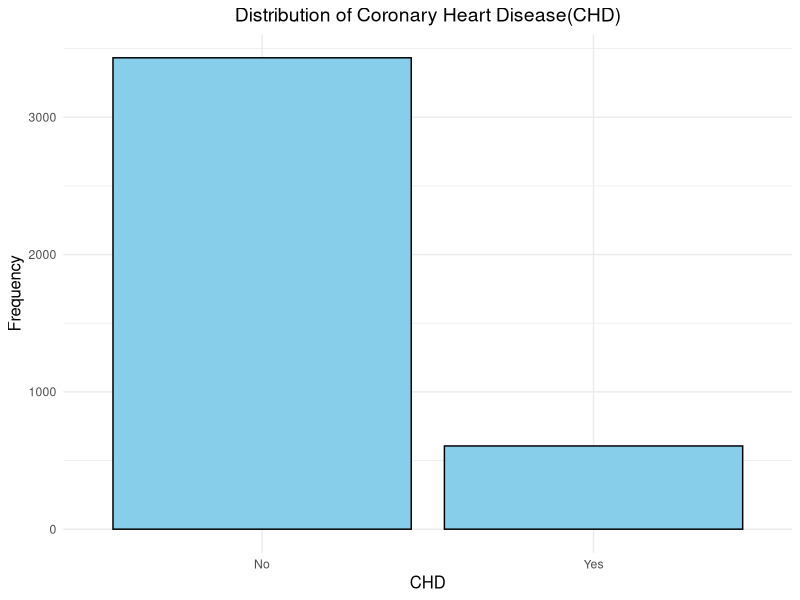
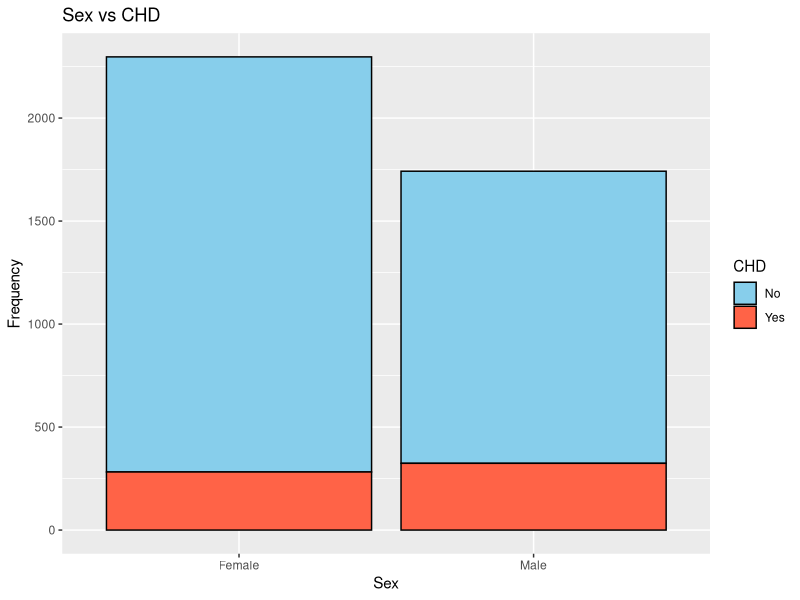
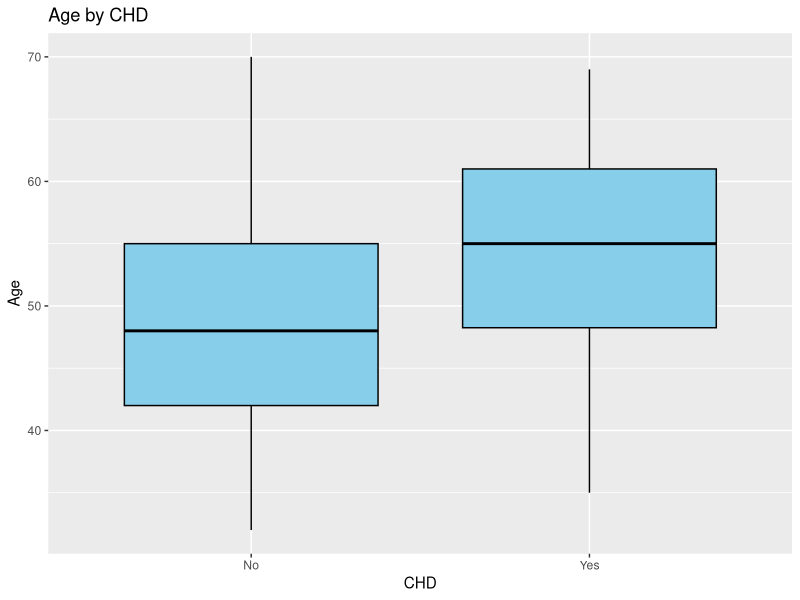
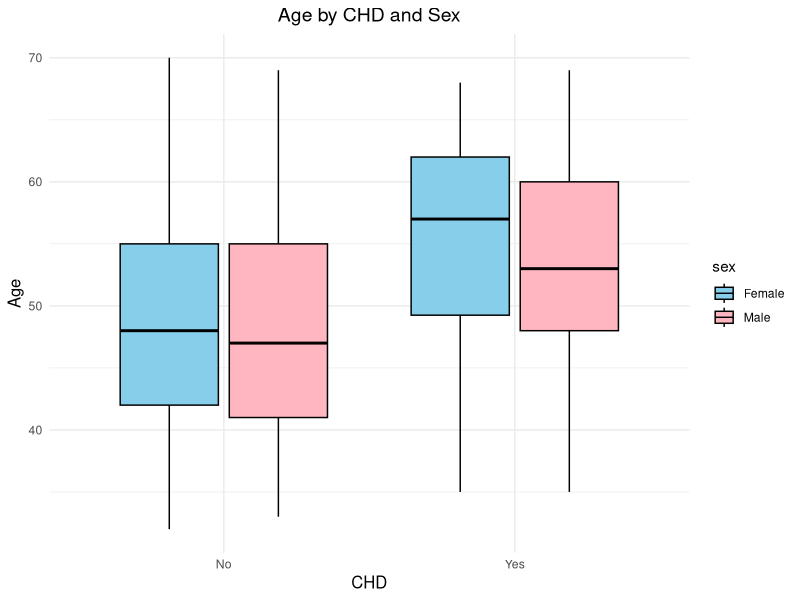
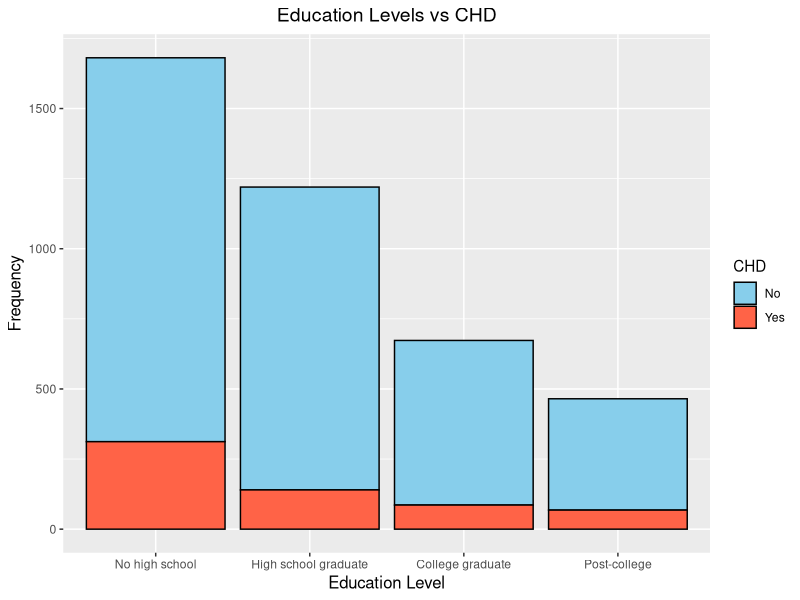
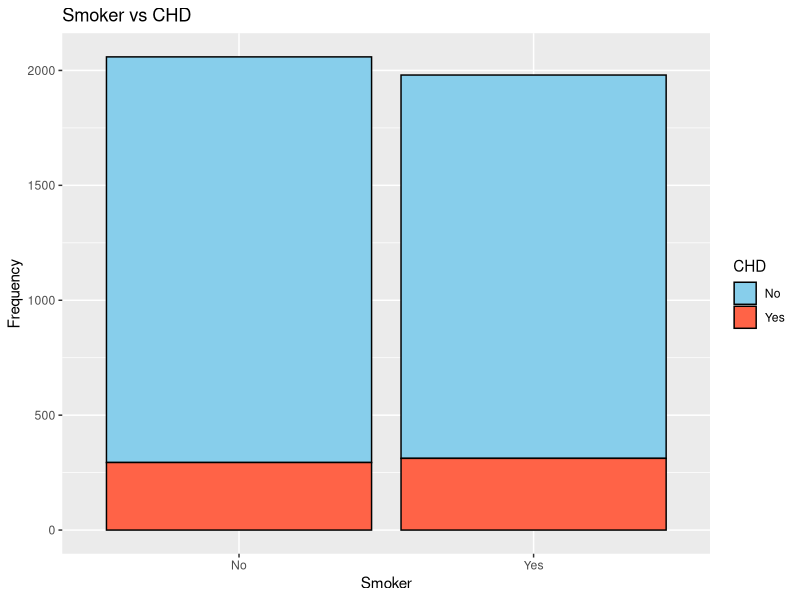
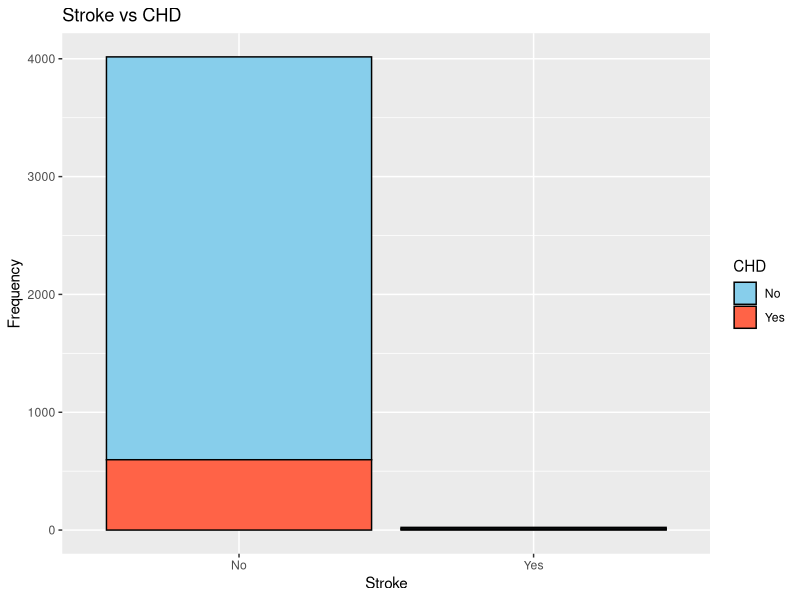
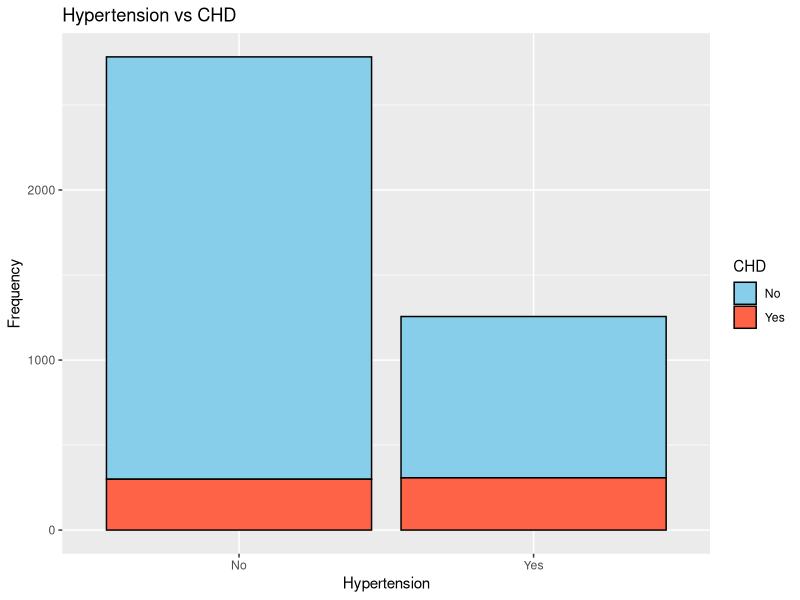

Generate these figures, in order, with R:
## ---- chunk 1
knitr::opts_chunk$set(warning=FALSE,
message=FALSE,
tidy.opts=list(width.cutoff = 80),
tidy = FALSE)
## ---- chunk 2
library(pROC)
library(caret)
library(tidyverse)
library(class)
library(ggplot2)
if (!require(ROCR)) {
    install.packages(ROCR)
    library(ROCR)
}
## ---- chunk 3
#load the data set and view data
chd_df <- read_csv("chd.csv", show_col_types = FALSE)
data_size = dim(chd_df)
#View(chd_df)
sprintf("Records: %d Features: %d", data_size[1], data_size[2])
## ---- chunk 4
#check missing values
check_missing_values <- function(data) {
  sprintf("#NaN values: %d", sum(is.na(data)))
  colSums(is.na(data))
}

check_missing_values(chd_df)
## ---- chunk 5
data_df <- na.omit(chd_df)
check_missing_values(data_df)
dim(data_df)
## ---- chunk 6
# convert categorical into factor
data_df$sex <- as.factor(data_df$sex)
data_df$smoker <- as.factor(data_df$smoker)
data_df$stroke <- as.factor(data_df$stroke)
data_df$HTN <- as.factor(data_df$HTN)
data_df$diabetes <- as.factor(data_df$diabetes)
data_df$HTN <- as.factor(data_df$HTN)
data_df$education <- as.factor(data_df$education)

# Convert CHD to a binary factor (0 = No CHD, 1 = CHD)
data_df$CHD <- as.factor(data_df$CHD)

#check structure again
str(data_df)
## ---- chunk 7
summary(data_df)
## ---- chunk 8
#check structure and compute Pearson's r correlation
str(data_df)
correlation <- cor(dplyr::select(data_df, age, cpd, chol, DBP, BMI, HR))
correlation
#DBP and BMI (0.38): This is a moderate positive correlation. This suggests that higher blood pressure tends to be associated with higher BMI, which is a common finding in #health data (e.g., obesity is linked with high blood pressure).Age and Cholesterol (0.27): This is a moderate positive correlation. As age increases, cholesterol levels #tend to increase as well. This is worth noting since age is a known risk factor for heart-related conditions.

## ---- chunk 9
# a high class imbalance between the target class
ggplot(data = data_df, aes(x = CHD)) +
  geom_bar(fill="skyblue", color="black") +
  labs(title="Distribution of Coronary Heart Disease(CHD)", x = "CHD", y ="Frequency") +
  theme_minimal() +
  theme(
    plot.title = element_text(hjust = 0.5, size = 14),
    axis.title = element_text(size = 12)
  )
#prop.table(table(data_df$CHD))
## ---- chunk 10
#our target variable is CHD, let's analyze it's relation with the other attributes
# proportion of chd between male and female
ggplot(data = data_df, aes(x = sex, fill = CHD)) + 
  geom_bar(color = "black") +
  labs(title = "Sex vs CHD",x = "Sex", y = "Frequency") +
  scale_fill_manual(values = c("No" = "skyblue", "Yes" = "tomato"))
  theme_minimal() +
  theme(
    plot.title = element_text(hjust = 0.5, size = 14),
    axis.title = element_text(size = 12)
  )

prop.table(table(data_df$sex, data_df$CHD))
## ---- chunk 11
str(data_df)
## ---- chunk 12
# seems like on average those who got chd are older than those who don't 
ggplot(data = data_df, aes(x = CHD, y = age)) +
  geom_boxplot(fill = "skyblue", color = "black") +
  labs(title = "Age by CHD", x = "CHD", y = "Age")

#age and sex make sense; which is normally high for male but as menopause starts it's getting worst for females
ggplot(data = data_df, aes(x = CHD, y = age, fill = sex)) +
  geom_boxplot(color = "black") +
  labs(title = "Age by CHD and Sex", x = "CHD", y = "Age") +
  scale_fill_manual(values = c("skyblue", "lightpink")) + 
  theme_minimal() +
  theme(
    plot.title = element_text(hjust = 0.5, size = 14),
    axis.title = element_text(size = 12)
  )

#biased towards general public (less college degree) so not appropriate to compare
ggplot(data = data_df, aes(x = factor(education, levels=c(1, 2, 3, 4), labels=c("No high school", "High school graduate", "College graduate", "Post-college")), fill = CHD)) + 
  geom_bar(color = "black") +
  labs(title = "Education Levels vs CHD",x = "Education Level", y = "Frequency") +
  scale_fill_manual(values = c("No" = "skyblue", "Yes" = "tomato")) +
  theme(
    plot.title = element_text(hjust = 0.5, size = 14),
    axis.title = element_text(size = 12)
  )

prop.table(table(data_df$education, data_df$CHD))

# smoking seems doesn't have an effect on getting chd based on the data
ggplot(data = data_df, aes(x = factor(smoker, levels = c(0, 1), labels = c("No", "Yes")), fill = CHD)) + 
  geom_bar(color = "black") +
  labs(title = "Smoker vs CHD",x = "Smoker", y = "Frequency") +
  scale_fill_manual(values = c("No" = "skyblue", "Yes" = "tomato"))

prop.table(table(data_df$smoker, data_df$CHD))

# stroke seems not an issue
ggplot(data = data_df, aes(x = factor(stroke, levels = c(0, 1), labels = c("No", "Yes")), fill = CHD)) + 
  geom_bar(color = "black") +
  labs(title = "Stroke vs CHD",x = "Stroke", y = "Frequency") +
  scale_fill_manual(values = c("No" = "skyblue", "Yes" = "tomato"))

prop.table(table(data_df$stroke, data_df$CHD))

#hypertension almost no effect
ggplot(data = data_df, aes(x = factor(HTN, levels = c(0, 1), labels = c("No", "Yes")), fill = CHD)) + 
  geom_bar(color = "black") +
  labs(title = "Hypertension vs CHD",x = "Hypertension", y = "Frequency") +
  scale_fill_manual(values = c("No" = "skyblue", "Yes" = "tomato"))

prop.table(table(data_df$HTN, data_df$CHD))

#not clear 
ggplot(data = data_df, aes(x = factor(diabetes, levels = c(0, 1), labels = c("No", "Yes")), fill = CHD)) + 
  geom_bar(color = "black") +
  labs(title = "Diabetes vs CHD",x = "Diabetes", y = "Frequency") +
  scale_fill_manual(values = c("No" = "skyblue", "Yes" = "tomato"))

prop.table(table(data_df$diabetes, data_df$CHD))
  

#people who developed chd tends to have higher cholesterol level on average and there are more extreme cholesterol in those who developed
ggplot(data = data_df, aes(x = CHD, y = chol)) +
  geom_boxplot(color = "black", fill="skyblue") +
  labs(title = "Cholestrol Level and CHD", x = "CHD", y = "Cholestrol Level") +
  scale_fill_manual(values = c("skyblue", "lightpink")) + 
  theme_minimal()

#similar trend as cholesterol level
ggplot(data = data_df, aes(x = CHD, y = DBP)) +
  geom_boxplot(color = "black", fill="skyblue") +
  labs(title = "Diastolic blood pressure and CHD", x = "CHD", y = "Diastolic blood pressure Level") +
  scale_fill_manual(values = c("skyblue", "lightpink")) + 
  theme_minimal()

#similar trend as cholesterol level
ggplot(data = data_df, aes(x = CHD, y = BMI)) +
  geom_boxplot(color = "black", fill="skyblue") +
  labs(title = "Body Mass Index and CHD", x = "CHD", y = "Body Mass Index") +
  scale_fill_manual(values = c("skyblue", "lightpink")) + 
  theme_minimal()

#similar trend as cholesterol level
ggplot(data = data_df, aes(x = CHD, y = HR)) +
  geom_boxplot(color = "black", fill="skyblue") +
  labs(title = "Heart Rate and CHD", x = "CHD", y = "Heart Rate") +
  scale_fill_manual(values = c("skyblue", "lightpink")) +
  theme_minimal()

ggplot(data = data_df, aes(x = CHD, y = cpd)) +
  geom_boxplot(color = "black", fill="skyblue") +
  labs(title = "Cigarettes per day and CHD", x = "CHD", y = "Cigarettes per day") +
  scale_fill_manual(values = c("skyblue", "lightpink")) +
  theme_minimal()


ggplot(data = data_df, aes(x = age, y = chol, color = CHD)) +
  geom_line(size = 1) +
  labs(title = "Yearly Values Trend", x = "Year", y = "Value") +
  theme_minimal()
## ---- chunk 13
split_data <- function(data, train_size) {
  # Set seed for reproducibility
  set.seed(123) 
  
  # Create train-test split with stratified sampling
  trainIndex <- createDataPartition(data$CHD, p = train_size, list = FALSE)
  
  train_set <- data[trainIndex, ]
  test_set <- data[-trainIndex, ]
  
  # Check class distribution in train and test sets
  print(table(train_set$CHD) / nrow(train_set))
  print(table(test_set$CHD) / nrow(test_set))
  
  # Return as a list
  return(list(train = train_set, test = test_set))
}

# split the data
train_test_set <- split_data(data = data_df, train_size = 0.7)

# Access train and test sets
train_set <- train_test_set$train
test_set <- train_test_set$test
## ---- chunk 14
#fit with all features 
log_reg_all <- glm(CHD ~ .,
    data = train_set,
    family = binomial
)

summary(log_reg_all)
## ---- chunk 15
#str(data_df)
#Convert categorical into number not factors
data_df$sex <- as.numeric(data_df$sex) - 1
data_df$CHD <- as.numeric(data_df$CHD) - 1

#Apply one-hot encoding for education level
dummies <- dummyVars(~ education, data = data_df)
education_on_hot <- data.frame(predict(dummies, newdata = data_df))

#Remove the original "education" column from data_df
data_df <- dplyr::select(data_df, -education)

#Merge back the new one-hot encoded columns to the data_df
data_final_df <- cbind(data_df, education_on_hot)

#split the data into train and test
train_test_set_knn <- split_data(data = data_df, train_size = 0.7)

# Access train and test sets
train_set_knn <- train_test_set_knn$train
test_set_knn <- train_test_set_knn$test

# to put continuous variables on the same scale
standardize = TRUE

cont_variables = c("age", "BMI", "DBP", "chol", "cpd", "HR")

if(standardize) {

  train_set[, cont_variables] <- scale(train_set[, cont_variables])
  test_set[, cont_variables] <- scale(test_set[, cont_variables], 
                                      center = colMeans(train_set[, cont_variables]), 
                                      scale = apply(train_set[, cont_variables], 2, sd))
}

y_train <- train_set$CHD
x_train <- dplyr::select(train_set, cont_variables)
x_test <- dplyr::select(test_set, cont_variables)
y_test <- test_set$CHD
## ---- chunk 16
# check the dummy variable for chd
#contrasts(train_set$CHD)

#predict the test dataset
log_pred_probs <- predict(log_reg_all, newdata = test_set, type = "response")

# A function to plot roc for logistic regression
plot_roc_logistic <- function (fpr, tpr, auc_value) {
  ggplot(roc_data, aes(x = fpr, y = tpr)) +
    geom_line(color = "blue", size = 1) +
    geom_abline(slope = 1, intercept = 0, linetype = "dashed", color = "gray") +
    labs(
      title = paste("Logistic Regression ROC Curve (AUC =", round(auc_value, 3), ")"),
      x = "False Positive Rate (FPR)",
      y = "True Positive Rate (TPR)"
    ) +
    theme_minimal() + 
    theme(
      plot.title = element_text(hjust = 0.5, size = 14),
      axis.title = element_text(size = 12)
    )
}

# Compute ROC curve
roc_obj <- roc(test_set$CHD, log_pred_probs)

roc_data <- data.frame(
  thresholds = roc_obj$thresholds,
  TPR = roc_obj$sensitivities, #Recall
  FPR = 1 - roc_obj$specificities #FPR
)

#remove the -inf threshold (all predicted as chd yes)
roc_data <- roc_data[roc_data$thresholds != -Inf, ]

#plot logic roc curve
plot_roc_logistic(roc_data$FPR, roc_data$TPR, roc_obj$auc)
## ---- chunk 17
#Plot recall vs thresholds
plot_recall_vs_thresholds <- function(data, pick_threshold = 0.5) {
  ggplot(data, aes(x = thresholds, y = TPR)) +
      geom_line(color = "blue", size = 1) +
      geom_vline(xintercept = pick_threshold, linetype = "dashed", color = "red") +
      labs(
        title = paste("Logistic Regression Recall Vs Thresholds"),
        x = "Thresholds",
        y = "Recall"
      ) +
      theme_minimal() + 
      theme(
        plot.title = element_text(hjust = 0.5, size = 14),
        axis.title = element_text(size = 12)
      )
}

#plot recall over set of threshold values
#plot_recall_vs_thresholds(roc_data)

#set the threshold that maximize TPR
threshold <- roc_data$thresholds[roc_data$TPR >= 0.8]
threshold_top <- c(min(threshold), max(threshold))
#print(c("Threshold", threshold_top))

#plot recall over set of thresholds with a reference threshold = 0.1
plot_recall_vs_thresholds(roc_data, threshold_top)

# Compute the prediction based on the specified threshold
log_preds <- rep("No", nrow(test_set)) # A "placeholder" filled with as many No values as the number of observations
log_preds[log_pred_probs > threshold_top[2]] <- "Yes" # replace with Yes values according to the log_probs threshold

# confusion matrix
confusion_matrix <- table(log_preds, test_set$CHD)
#confusion_matrix

# accuracy, which is not a good indicator of fit for imbalance data but we now biased towards the Yes class it's fair
# True Positives (TP) - Correctly predicted "Yes"
TP <- sum(log_preds == "Yes" & test_set$CHD == "Yes")

# False Positives (FP) - Incorrectly predicted "Yes"
FP <- sum(log_preds == "Yes" & test_set$CHD == "No")

# Precision (Accuracy for "Yes" class)
precision_yes <- TP / (TP + FP)
#precision_yes

#mean(log_preds == test_set$CHD)
## ---- chunk 18
#Pick odd number of k sample values
k_values <- seq(3, 25, 2)
k_recalls <- c()
k_auc <- c()

fit_knn_model <- function(k) {
  #Fit KNN and get the probabilities of the wining class
  knn_pred <- knn(x_train, x_test, y_train, prob = TRUE, k = k)
  knn_prob <- attr(knn_pred, "prob")
  #print(summary(knn_pred))
  #Pick only the probability of yes
  knn_prob <- ifelse(knn_pred == "Yes", knn_prob, 1 - knn_prob)  # Ensure positive class probability
  
  # Compute ROC and AUC
  roc_obj <- roc(y_test, knn_prob)
  
  #Compute AUC value
  auc_value <- auc(roc_obj)
  
  #Compute confusion matrix
  conf_mat <- table(knn_pred, y_test)
  
  #recall (sensitivity)
  recall <- conf_mat[4] / (conf_mat[4] + conf_mat[3])
  
  k_recalls <<- c(k_recalls, recall)
  k_auc <<- c(k_auc, auc_value)
}

#Run knn for different k values and record recall and auc
for (k in k_values) {
  fit_knn_model(k)
}

recallk_df <- data.frame(k=k_values, recall=k_recalls)

#Plot recall vs k
plot_recall_vs_k <- function(data, pick_k = 3) {
  ggplot(data, aes(x = k, y = recall)) +
      geom_line(color = "blue", size = 1) +
      geom_vline(xintercept = pick_k, linetype = "dashed", color = "red") +
      scale_x_continuous(breaks = unique(c(data$k, pick_k))) +
      labs(
        title = paste("KNN Recall Vs Ks"),
        x = "K",
        y = "Recall"
      ) +
      theme_minimal() + 
      theme(
        plot.title = element_text(hjust = 0.5, size = 14),
        axis.title = element_text(size = 12)
      )
}

#Plot recall (TPR) over possible odd k values
#plot_recall_vs_k(recallk_df)

#Pick k that give the 85% true positive rate for the yes class
possible_k <- recallk_df[recallk_df$recall >= 0.8, ]$k
threshold_top <- c(min(possible_k), max(possible_k))

#possible_k

#fit knn for threshold_top
knn_k_top <- function(k) {
 #Fit KNN and get the probabilities of the wining class
  knn_pred <- knn(x_train, x_test, y_train, prob = TRUE, k = k)
  knn_prob <- attr(knn_pred, "prob")
  
  #Pick only the probability of yes
  knn_prob <- ifelse(knn_pred == "Yes", knn_prob, 1 - knn_prob)  # Ensure positive class probability
  
  # Compute ROC and AUC
  roc_obj <- roc(y_test, knn_prob)
  
  #Compute AUC value
  auc_value <- auc(roc_obj)
  #print(auc_value)
  
  #Compute confusion matrix
  conf_mat <- table(knn_pred, y_test)
  #print(conf_mat)

  # accuracy, which is not a good indicator of fit for imbalance data but we now biased towards the Yes class it's fair
  acc <- mean(knn_pred == y_test)
  #print("Accuracy:")
  #print(acc)
}

#Plot recall (TPR) over possible k with atleast 85% TPR
plot_recall_vs_k(recallk_df, threshold_top[2])
print(c("Possible ks:", threshold_top))

knn_k_top(threshold_top[2])
